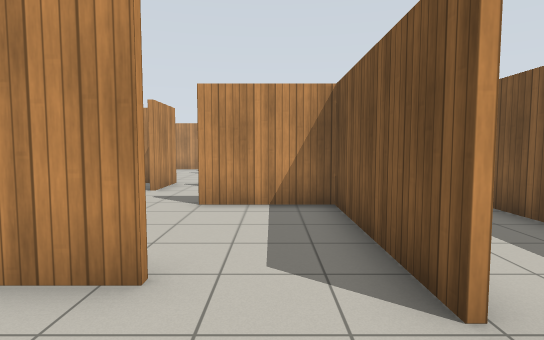
[1] (above)

19 first-person views from a walk through a robot-simulator world made for Gazebo. The camera is 1.2 m above the floor, tilts 4° down and sees 80° across. The floor is counted in squares, 1 m on a side. Each view is taken from the middle of a square. On the plan, view 1 faces up. The plan holds only what a view shows up to about 13 squares ahead; the rest is blank. Gazebo's built-in surfaces are drawn with simple patterns.

[2]
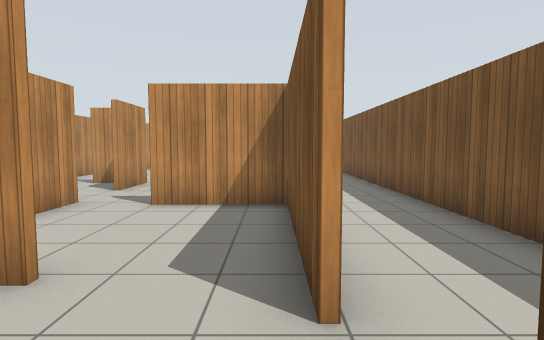

[3]
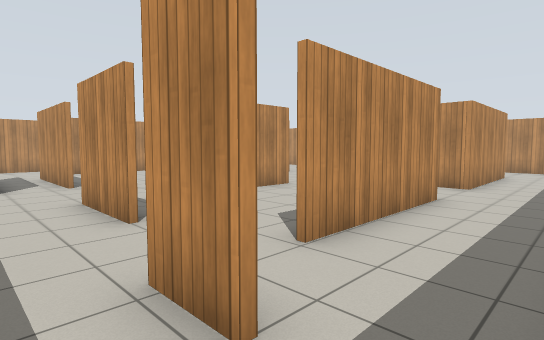

[4]
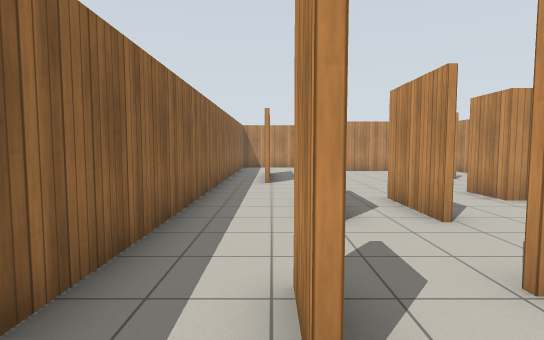

[5]
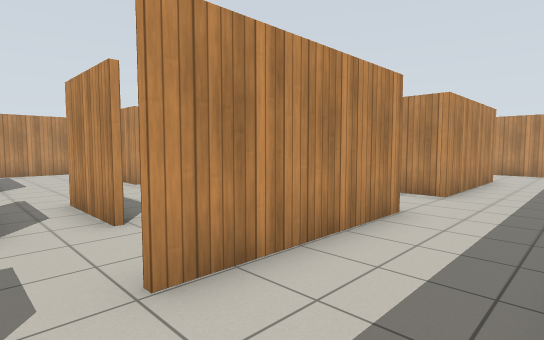

[6]
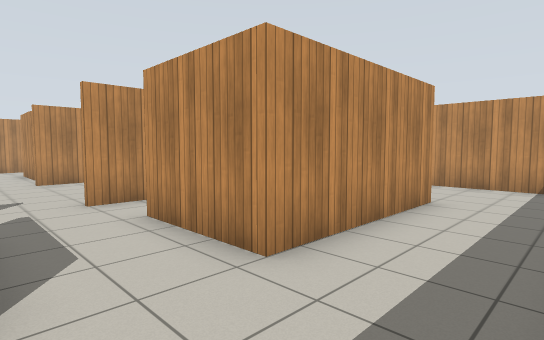

[7]
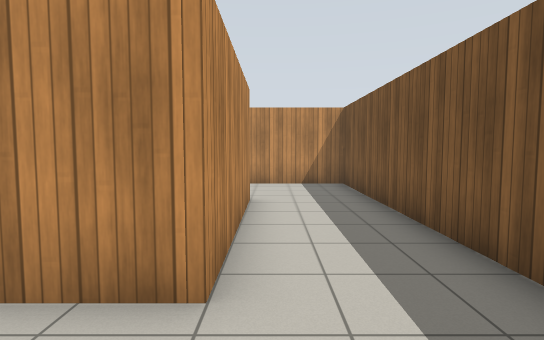

[8]
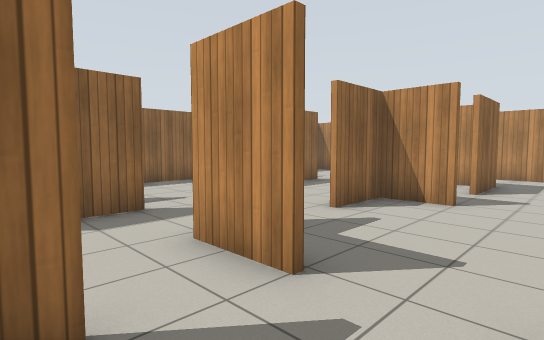

[9]
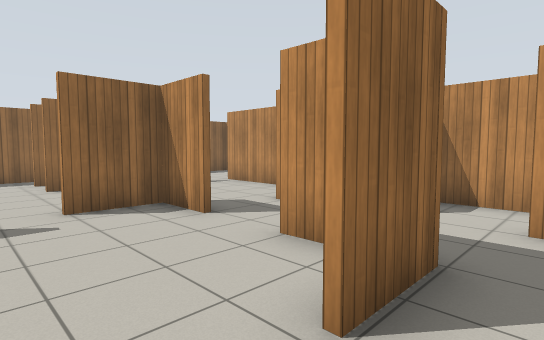

[10]
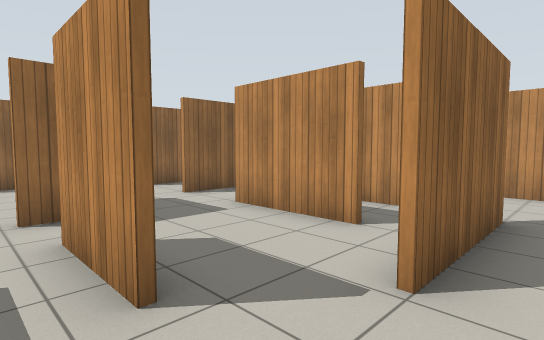

[11]
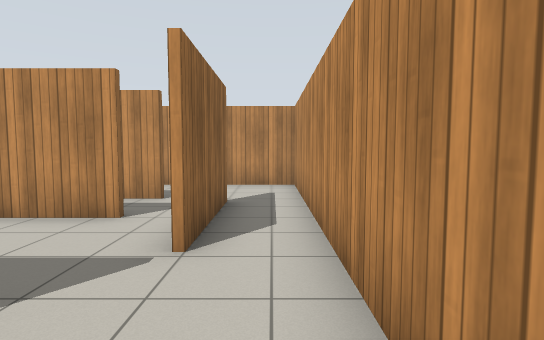

[12]
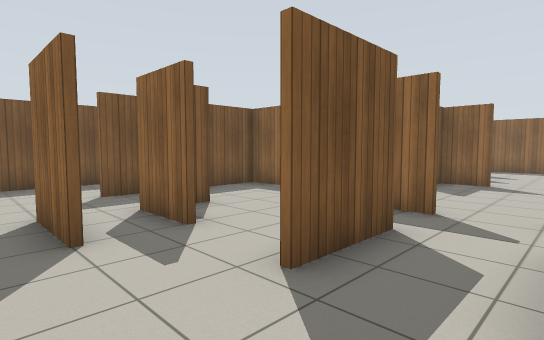

[13]
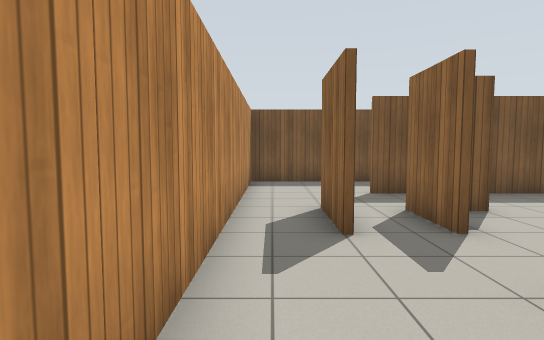

[14]
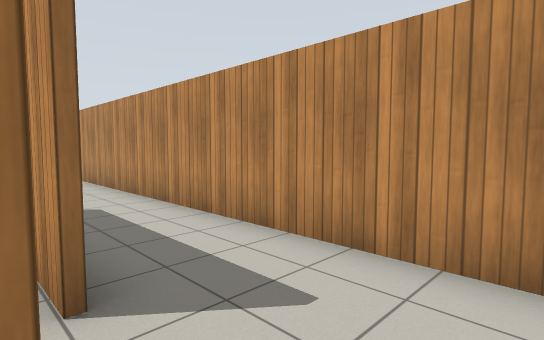

[15]
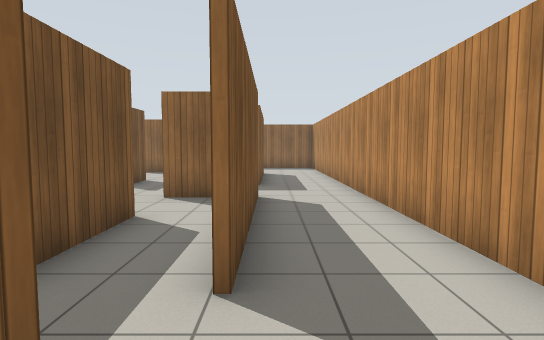

[16]
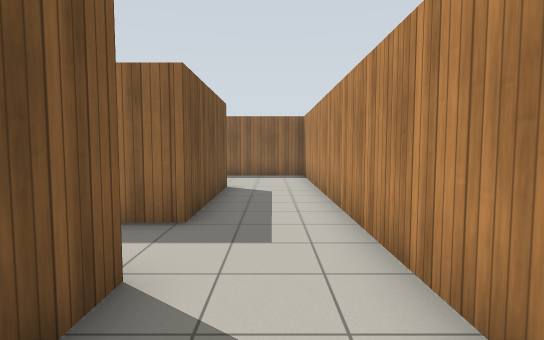

[17]
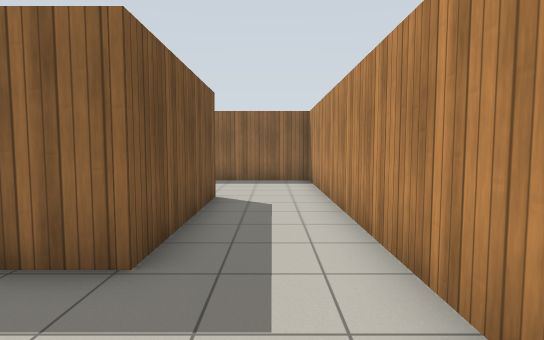

[18]
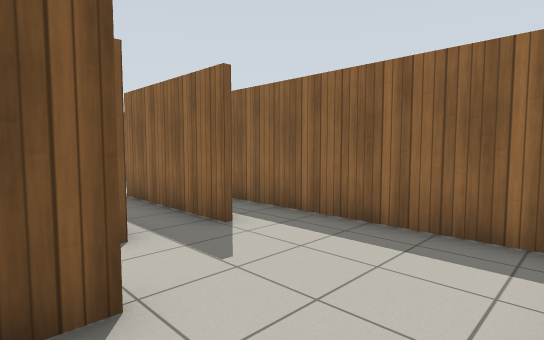

[19]
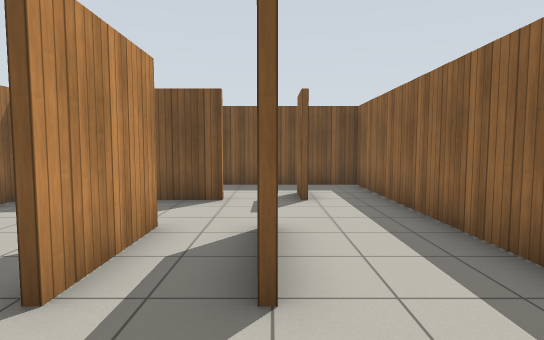

### Floor plan
Ten units are one square. View 1 is at (0, 0); x grows to the right and y downward. Boxes are objects, and circles mark ways between rooms. Rooms are numbered by the first view taken in them; rooms with no view inside come last. Other rooms are left out.
<svg viewBox="-159 -182 208 204">
<path fill="none" stroke="#000" d="M15 -70 15 -21M-16 -69 -11 -69M13 -20 13 -35M-11 -27 -38 -27M13 -135 13 -145M12 -3 26 -3M-11 -10 -38 -10M26 -2 12 -2M15 -145 15 -94 -16 -94M-35 17 44 17 44 -177 -5 -177M-69 -148 -69 -124M-49 -124 -49 -148M-50 -109 -42 -109M-26 -144 -7 -144M-28 -160 -6 -160M-85 -109 -66 -109M-32 -110 -32 -89M-105 -145 -105 -114M-10 -129 -10 -134M-5 -177 -85 -177M-121 -93 -104 -93M-126 -91 -126 -145M-104 -92 -122 -92M-126 -21 -126 -69 -104 -69M-109 1 -68 1M-68 -14 -109 -14M-122 -160 -86 -160M-85 -177 -154 -177 -154 17 -65 17M-32 -53 -48 -53M-65 17 -35 17M-84 -51 -84 -64M-125 -64 -125 -21M-109 -16 -100 -16M-64 -53 -76 -53M-72 -16 -68 -16M-83 -70 -83 -54 -64 -54M-49 -54 -34 -54 -34 -59M-83 -103 -83 -89M-40 -108 -50 -108M13 -35 13 -67 -16 -67M-32 -71 -32 -53M-38 -29 -25 -29M-125 -145 -125 -133M-125 -113 -125 -96M-106 -114 -106 -139M0 -96 13 -96 13 -114"/>
<circle cx="-15" cy="-150" r="3" fill="#2a7"/>
<circle cx="-15" cy="-170" r="3" fill="#2a7"/>
<circle cx="-20" cy="-100" r="3" fill="#2a7"/>
<circle cx="-25" cy="-20" r="3" fill="#2a7"/>
<circle cx="-25" cy="5" r="3" fill="#2a7"/>
<circle cx="-30" cy="-80" r="3" fill="#2a7"/>
<circle cx="-20" cy="-70" r="3" fill="#2a7"/>
<circle cx="-5" cy="-30" r="3" fill="#2a7"/>
<circle cx="0" cy="-135" r="3" fill="#2a7"/>
<circle cx="-80" cy="-170" r="3" fill="#2a7"/>
<circle cx="-95" cy="-90" r="3" fill="#2a7"/>
<circle cx="-55" cy="-110" r="3" fill="#2a7"/>
<circle cx="-110" cy="-105" r="3" fill="#2a7"/>
<circle cx="-110" cy="-150" r="3" fill="#2a7"/>
<circle cx="-10" cy="-115" r="3" fill="#2a7"/>
<circle cx="-60" cy="0" r="3" fill="#2a7"/>
<circle cx="-100" cy="-80" r="3" fill="#2a7"/>
<circle cx="-115" cy="-20" r="3" fill="#2a7"/>
<circle cx="-120" cy="-150" r="3" fill="#2a7"/>
<circle cx="-75" cy="-35" r="3" fill="#2a7"/>
<circle cx="-55" cy="-50" r="3" fill="#2a7"/>
<circle cx="-30" cy="-40" r="3" fill="#2a7"/>
<circle cx="-80" cy="-75" r="3" fill="#2a7"/>
<text x="20" y="-70">1</text>
<text x="-60" y="-140">2</text>
<text x="-140" y="-70">3</text>
<text x="-50" y="-20">4</text>
<text x="-100" y="-50">5</text>
<text x="-60" y="-80">6</text>
<text x="-10" y="-50">7</text>
<text x="-120" y="-130">8</text>
<text x="0" y="-120">9</text>
</svg>
Room 1 opens to room 2. Room 1 opens to room 4. Room 1 opens to room 6. Room 1 opens to room 7. Room 1 opens to room 9. Room 2 opens to room 3. Room 2 opens to room 5. Room 2 opens to room 6. Room 2 opens to room 8. Room 2 opens to room 9. Room 3 opens to room 4. Room 3 opens to room 5. Room 3 opens to room 8. Room 4 opens to room 5. Room 4 opens to room 6. Room 4 opens to room 7. Room 5 opens to room 6.

Where each view was taken, in squares from view 1:
view 1: 0 up, 0 right, facing up
view 2: 0 up, 1 right, facing up
view 3: 1 down, 4 right, facing up-left
view 4: 0 up, 4 right, facing left
view 5: 1 up, 4 right, facing up-left
view 6: 7 up, 4 right, facing up-left
view 7: 7 up, 2 right, facing up
view 8: 9 up, 1 left, facing down-left
view 9: 12 up, 5 left, facing down-left
view 10: 17 up, 6 left, facing down-left
view 11: 17 up, 5 left, facing left
view 12: 17 up, 7 left, facing down-right
view 13: 17 up, 7 left, facing right
view 14: 17 up, 12 left, facing down-left
view 15: 17 up, 13 left, facing down
view 16: 12 up, 14 left, facing down
view 17: 10 up, 14 left, facing down
view 18: 3 up, 15 left, facing down-right
view 19: 1 up, 6 left, facing right
